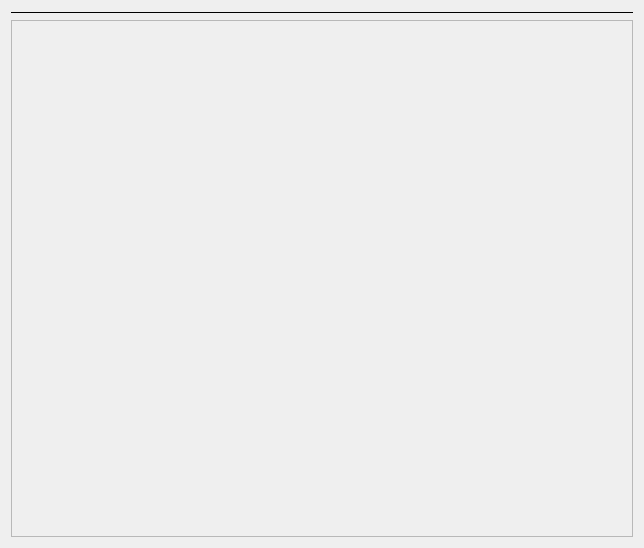
<?xml version="1.0" encoding="UTF-8"?>
<ui version="4.0">
 <class>DashboardWidget</class>
 <widget class="QWidget" name="DashboardWidget">
  <property name="geometry">
   <rect>
    <x>0</x>
    <y>0</y>
    <width>644</width>
    <height>548</height>
   </rect>
  </property>
  <property name="windowTitle">
   <string>Form</string>
  </property>
  <layout class="QVBoxLayout" name="verticalLayout">
   <item>
    <layout class="QHBoxLayout" name="tileLayout"/>
   </item>
   <item>
    <widget class="Line" name="line">
     <property name="frameShadow">
      <enum>QFrame::Plain</enum>
     </property>
     <property name="orientation">
      <enum>Qt::Horizontal</enum>
     </property>
    </widget>
   </item>
   <item>
    <widget class="QScrollArea" name="scrollArea">
     <property name="widgetResizable">
      <bool>true</bool>
     </property>
     <widget class="QWidget" name="scrollAreaWidgetContents">
      <property name="geometry">
       <rect>
        <x>0</x>
        <y>0</y>
        <width>624</width>
        <height>511</height>
       </rect>
      </property>
      <layout class="QVBoxLayout" name="verticalLayout_2">
       <item>
        <widget class="QWidget" name="widget" native="true"/>
       </item>
      </layout>
     </widget>
    </widget>
   </item>
  </layout>
 </widget>
 <resources/>
 <connections/>
</ui>
